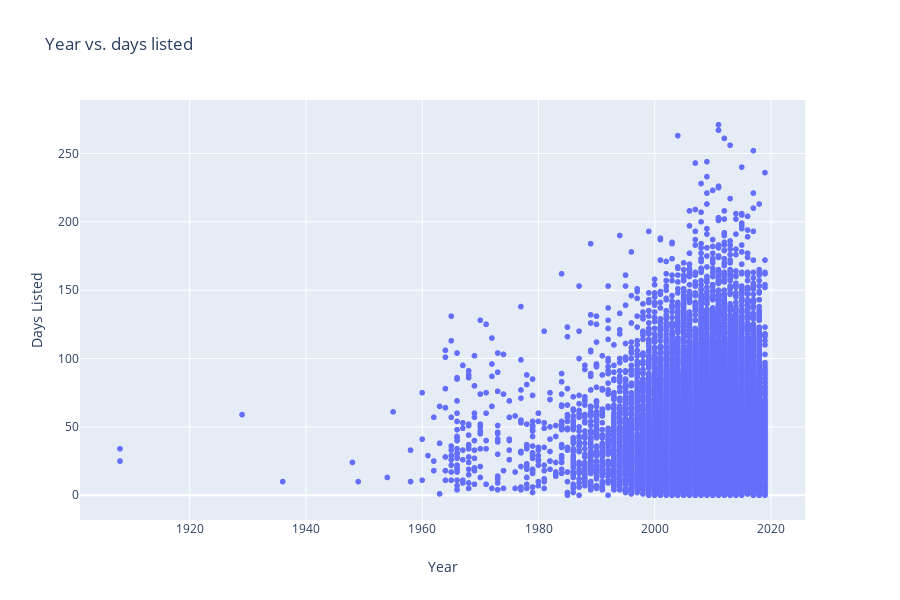

Here is the notebook cell this chart was saved with:
### Code cell
fig = px.scatter(df, x='model_year', y='days_listed',
             title='Year vs. days listed',
             labels={'model_year': 'Year', 'days_listed': 'Days Listed'})
fig.show()


# Year vs. days listed chart showing us that the oldsmobile and new cars are on the market less.

### Figure 1 — Plotly figure (JSON) as saved in the notebook; plotly's stock layout.template omitted (floating-point values rounded to 4 significant figures; data arrays with more than 128 entries replaced by an {"elided": "..."} marker saying what was removed)
{"data": [{"hoverlabel": {"namelength": 0}, "hovertemplate": "Year=%{x}<br>Days Listed=%{y}", "legendgroup": "", "marker": {"color": "#636efa", "symbol": "circle"}, "mode": "markers", "name": "", "showlegend": false, "type": "scattergl", "x": {"elided": "51525 int values"}, "xaxis": "x", "y": {"elided": "51525 int values"}, "yaxis": "y"}], "layout": {"height": 600, "legend": {"tracegroupgap": 0}, "title": {"text": "Year vs. days listed"}, "xaxis": {"anchor": "y", "domain": [0, 0.98], "title": {"text": "Year"}}, "yaxis": {"anchor": "x", "domain": [0, 1], "title": {"text": "Days Listed"}}}}
